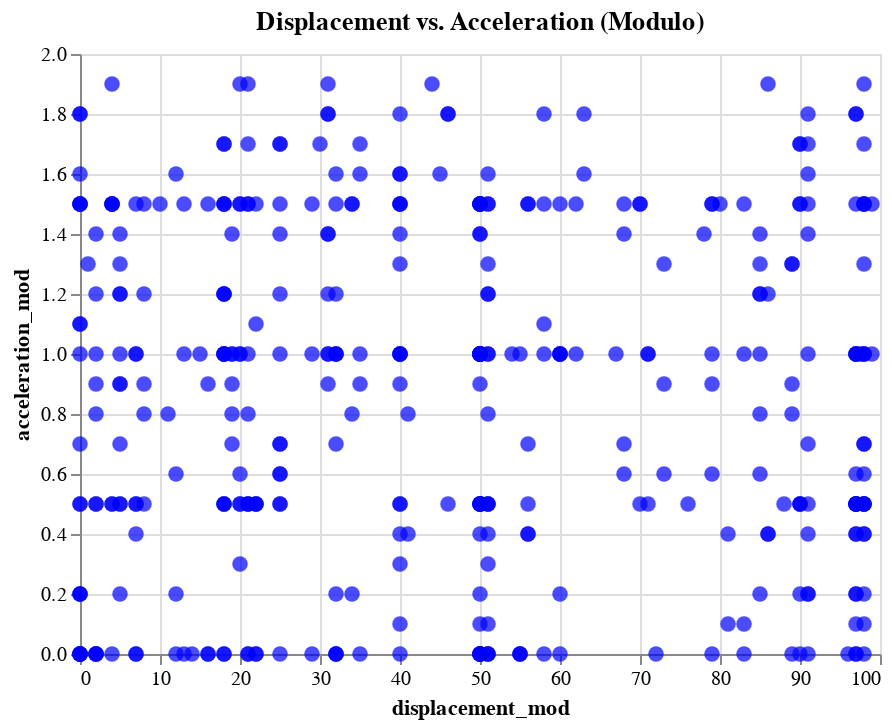

Here is the notebook cell this chart was saved with:
### Code cell
import altair as alt
import pandas as pd

data = df

# Apply a modulo operation to the 'displacement' column and 'acceleration' column
data['displacement_mod'] = data['displacement'] % 100  # Example modulo operation for 'displacement'
data['acceleration_mod'] = data['acceleration'] % 2  # Example modulo operation for 'acceleration'

# Create an Altair chart with the modulo operation
chart = alt.Chart(data).mark_circle(size=60).encode(
    x='displacement_mod:Q',
    y='acceleration_mod:Q',  # Use the modulo results for the y-axis
    color=alt.value('blue'),
    tooltip='name:N'
).properties(
    title='Displacement vs. Acceleration (Modulo)',
    width=400,
    height=300
)

# Show the chart
chart

### Figure 1 — Vega-Lite specification as saved in the notebook (floating-point values rounded to 4 significant figures; data arrays with more than 128 entries replaced by an {"elided": "..."} marker saying what was removed)
{"config": {"view": {"continuousWidth": 300, "continuousHeight": 300}}, "data": {"name": "data-cd292933f46e8cde7fed88a63152305c"}, "mark": {"type": "circle", "size": 60}, "encoding": {"color": {"value": "blue"}, "tooltip": {"field": "name", "type": "nominal"}, "x": {"field": "displacement_mod", "type": "quantitative"}, "y": {"field": "acceleration_mod", "type": "quantitative"}}, "height": 300, "title": "Displacement vs. Acceleration (Modulo)", "width": 400, "$schema": "https://vega.github.io/schema/vega-lite/v5.8.0.json", "datasets": {"data-cd292933f46e8cde7fed88a63152305c": {"elided": "398 records"}}}
